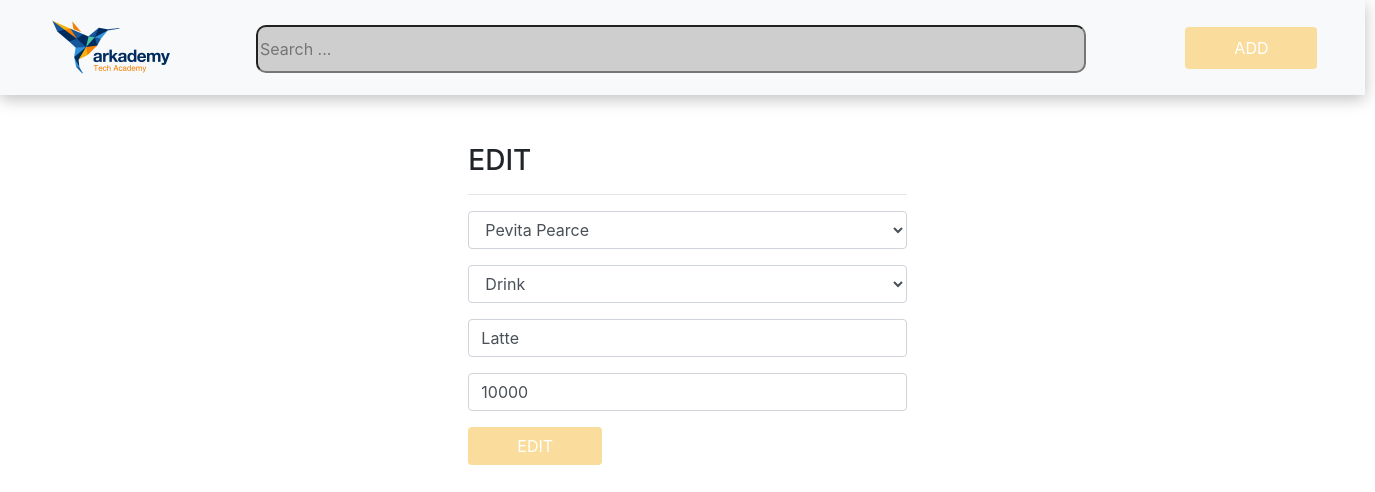
Page /bootcamp-dinamis/product/edit/1 on the committed database.
### tables this page shows
CREATE TABLE `product` (
  `id_product` int(11) NOT NULL,
  `name` varchar(255) NOT NULL,
  `price` varchar(255) NOT NULL,
  `id_category` int(11) NOT NULL,
  `id_cashier` int(11) NOT NULL
);

CREATE TABLE `cashier` (
  `id_cashier` int(11) NOT NULL,
  `name` varchar(255) NOT NULL
);

CREATE TABLE `category` (
  `id_category` int(11) NOT NULL,
  `name` varchar(255) NOT NULL
);

### bootcamp-dinamis/application/controllers/Product.php (called while the page is built, shortened)
<?php
class Product extends CI_Controller {
	public function __construct(){
		$this->load->model('Product_model');
		$this->load->model('Cashier_model');
		$this->load->model('Category_model');
	}
	public function edit($idproduk){
		$data['allproduct'] = $this->Product_model->getProduct();
		$data['product'] = $this->Product_model->getProductIdJoin($idproduk);
		$data['cashier'] = $this->Cashier_model->getCashier();
		$data['category'] = $this->Category_model->getCategory();
		$this->load->view('home/edit', $data);
	}
}

### bootcamp-dinamis/index.php (called while the page is built, shortened)
<?php
require_once BASEPATH.'core/CodeIgniter.php';

### bootcamp-dinamis/application/models/Product_model.php (called while the page is built, shortened)
<?php
class Product_model extends CI_Model{
	public function getProductIdJoin($idproduk){
		$data = $this->db->query(" SELECT p.id_product, c.id_cashier, g.id_category, c.name as cashier, p.name as product, g.name as category, p.price as price FROM product p join cashier c on p.id_cashier=c.id_cashier join category g on p.id_category=g.id_category where p.id_product = \"$idproduk\" ");
		return $data->row();
	}
}

### bootcamp-dinamis/application/views/home/edit.php (the view, shortened to what this page needs)
<!DOCTYPE html>
<html lang="en">
  <head>
    <link rel="stylesheet" href="https://stackpath.bootstrapcdn.com/bootstrap/4.4.1/css/bootstrap.min.css">
    <link type="text/css" href="<?= base_url();  ?>assets/css/arkademystyle.css" rel="stylesheet">
    <link href="<?= base_url();  ?>assets/vendor/fontawesome-free/css/all.min.css" rel="stylesheet" type="text/css">
  </head>
  <body>
  <nav class="navbar navbar-expand-sm navbar-light bg-light fixed-top rectangle">
    <div class="container">
      <a class="navbar-brand" href="<?=base_url('home');  ?>"><img src="<?= base_url();  ?>assets/img/logo.png" style="margin-left: -90px;"></a>
      <form >
        <input type="search" class="search-rectangle" placeholder="Search ...">
      </form>
      <button class="nav-link btn text-white pr-5 pl-5" data-toggle="modal" data-target="#tambahcashier" style="background-color: #FADC9C; margin-right:-80px; ">ADD</button>
    </div>
  </nav>
<div class="row pt-5 mt-5 justify-content-center">
  <div class="col-md-4 mt-5">
  <h3>EDIT</h3><hr>
  <form action="<?= base_url('product/update/');  ?><?= $product->id_product;  ?>" method="post">
    <div class="form-group">
      <select class="form-control form-control-user" name="cashieredit" id="cashieredit">
      <option selected value="<?= $product->id_cashier;  ?>"><?= $product->cashier;  ?></option>
      </select>
    </div>
    <div class="form-group">
       <select class="form-control form-control-user" name="categoryedit" id="categoryedit" placeholder="Category">
      <option selected value="<?= $product->id_category;  ?>"><?= $product->category;  ?></option>
      </select>
    </div>
    <div class="form-group">
      <input type="text" class="form-control" name="productedit" value="<?= $product->product;  ?>">
    </div>
    <div class="form-group">
      <input type="text" class="form-control" name="priceedit" value="<?= $product->price;  ?>">
    </div>
    <button name="submit" type="submit" class="btn text-white pr-5 pl-5" style="background-color: #FADC9C;">EDIT</button>
  </form>
  </div>
</div>
  </body>
</html>

### bootcamp-dinamis/assets/css/arkademystyle.css (style rules this page uses)
.rectangle { position: absolute; width: 1365px; height: 95px; left: 0px; top: 0px; background: #FFFEFE; box-shadow: 0px 4px 15px rgba(0, 0, 0, 0.25); }
.search-rectangle { position: absolute; width: 830px; height: 48px; left: 256px; top: 25px; background: #CECECE; border-radius: 10px; }

### rows in the picture
product: cashieredit "Pevita Pearce", categoryedit "Drink", productedit "Latte", priceedit "10000"
